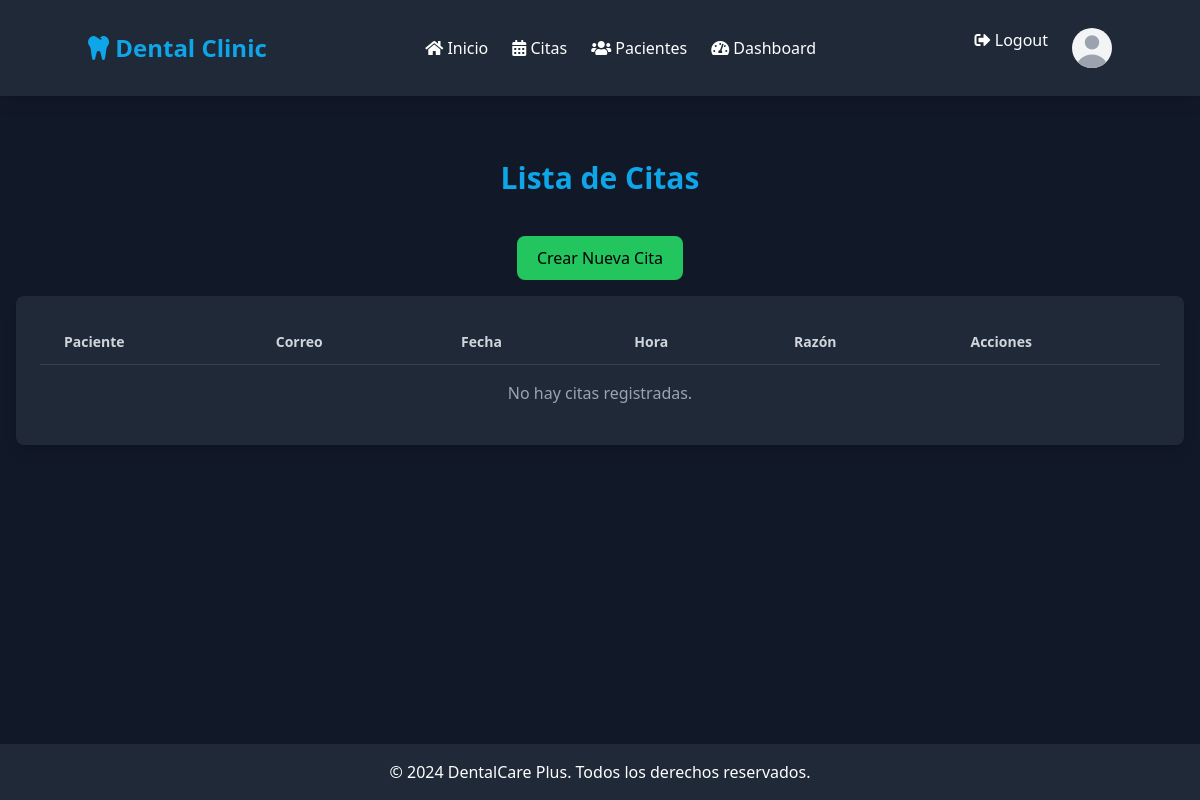
Before: /appointments/ (signed in) with the older database file.
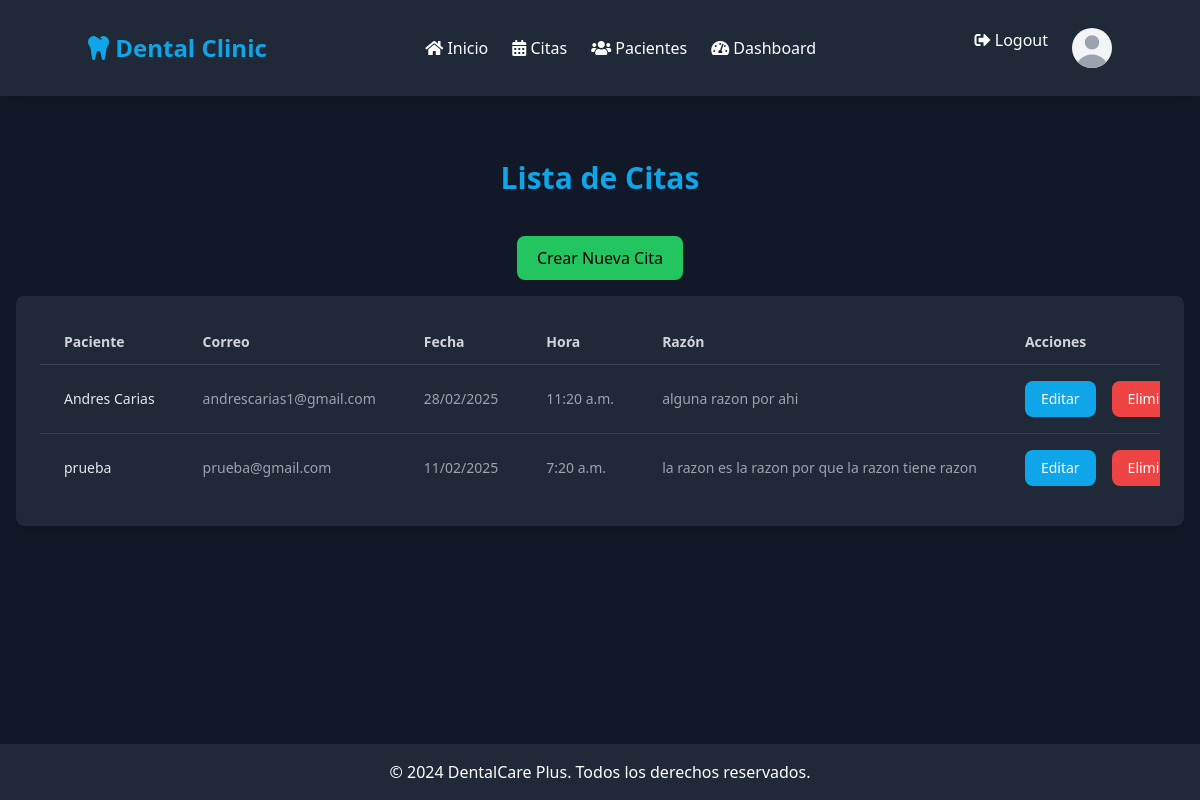
After: the same page with the newer database file.
### appointments/models.py (models this page shows, shortened)
class Appointment(models.Model):
    patient = models.ForeignKey(Patient, related_name='appointments', on_delete=models.CASCADE)
    appointment_date = models.DateTimeField()
    time = models.TimeField()
    reason = models.TextField()
    dentist = models.ForeignKey(User, on_delete=models.CASCADE, default=1)
    email = models.EmailField(default='', verbose_name="Correo Electrónico", null=True, blank=True)

class Patient(models.Model):
    name = models.CharField(max_length=100, verbose_name="Nombre Del Paciente")
    age = models.IntegerField(default=0, verbose_name="Edad", null=True, blank=True)
    email = models.EmailField(verbose_name="Correo Electrónico", null=True, blank=True)
    birth_date = models.DateField(verbose_name="Fecha De Nacimiento", null=True, blank=True)
    num_Expidiente = models.CharField(max_length=50, verbose_name="Número De Expediente", null=True, blank=True)
    identity_number = models.CharField(max_length=50, verbose_name="Número De Identidad", null=True, blank=True)
    gender = models.CharField(max_length=1, choices=[('F', 'Femenino'), ('M', 'Masculino')], verbose_name="Género", null=True, blank=True)
    phone = models.CharField(max_length=15, verbose_name="Teléfono", null=True, blank=True)
    next_appointment = models.DateTimeField(null=True, blank=True, verbose_name="Próxima Cita")
    dentist = models.ForeignKey(User, on_delete=models.CASCADE, verbose_name="Dentista")
    origin = models.CharField(max_length=100, verbose_name="Lugar De Procedencia", null=True, blank=True)
    neighborhood = models.CharField(max_length=100, verbose_name="Barrio / Colonia / Residencial", null=True, blank=True)
    responsible_name = models.CharField(max_length=100, verbose_name="Nombre Del Responsable", null=True, blank=True)
    relationship = models.CharField(max_length=50, verbose_name="Relación / Parentesco", null=True, blank=True)
    responsible_phone = models.CharField(max_length=15, verbose_name="Teléfono Del Responsable", null=True, blank=True)
    hospitalized_last_2_years = models.CharField(max_length=3, choices=[('yes', 'Sí'), ('no', 'No')], default='no', verbose_name="¿Ha sido hospitalizado en los últimos dos años?", null=True, blank=True)
    hospitalization_reason = models.CharField(max_length=200, blank=True, null=True, default='', verbose_name="¿Por qué?")
    under_medical_treatment = models.CharField(max_length=3, choices=[('yes', 'Sí'), ('no', 'No')], default='no', verbose_name="¿Está bajo tratamiento médico por enfermedad?", null=True, blank=True)
    medical_condition = models.CharField(max_length=200, blank=True, null=True, default='', verbose_name="¿Sí, qué enfermedad?")
    allergic_to_substances = models.CharField(max_length=3, choices=[('yes', 'Sí'), ('no', 'No')], default='no', verbose_name="¿Es alérgico a alguna sustancia, alimento o droga?", null=True, blank=True)
    allergies_detail = models.CharField(max_length=200, blank=True, null=True, default='', verbose_name="¿A qué?")
    regular_medications = models.CharField(max_length=200, blank=True, null=True, default='', verbose_name="¿Qué medicamentos consume habitualmente?")
    smokes = models.CharField(max_length=3, choices=[('yes', 'Sí'), ('no', 'No')], default='no', verbose_name="¿Fuma?", null=True, blank=True)
    cigarettes_per_day = models.IntegerField(blank=True, null=True, default=0, verbose_name="¿Cuántos al día?")
    drinks_alcohol = models.CharField(max_length=3, choices=[('yes', 'Sí'), ('no', 'No')], default='no', verbose_name="¿Toma alcohol?", null=True, blank=True)
    alcohol_amount = models.CharField(max_length=100, blank=True, null=True, default='', verbose_name="¿Cuánto?")
    is_pregnant = models.CharField(max_length=3, choices=[('yes', 'Sí'), ('no', 'No')], default='no', verbose_name="¿Está embarazada?", null=True, blank=True)
    pregnancy_months = models.IntegerField(blank=True, null=True, default=0, verbose_name="¿Cuántos meses?")
    CONDITIONS_CHOICES = [
        ('cardiac_problems', 'Problemas Cardiacos'),
        ('high_blood_pressure', 'Presión Sanguínea Alta'),
        ('low_blood_pressure', 'Presión Sanguínea Baja'),
        ('venereal_diseases', 'Enfermedades Venéreas'),
        ('hepatitis', 'Hepatitis'),
        ('stomach_ulcers', 'Úlceras Estomacales'),
        ('headaches', 'Dolor De Cabeza'),
        ('aids', 'Sida'),
        ('epilepsy', 'Epilepsia'),
        ('arthritis', 'Artritis'),
        ('diabetes', 'Diabetes'),
        ('nervous_issues', 'Alteraciones nerviosas'),
        ('sinusitis', 'Sinusitis'),
        ('other', 'Otras')
    ]
    ToothCondition =[
         ('S', 'S'),# ('S', 'Sano (S)'),
        ('A', 'A'), #('A', 'Amalgama (A)'),
        ('R', 'R'),#('R', 'Resina (R)'),
        ('C', 'C'),#('C', 'Caries (C)'),
        ('-', '-'),#('-', 'Ausente (-)'),
        ('X', 'X'),# ('X', 'Perdido (X)'),
        ('EI', 'EI'), #('EI', 'Extracción Indicada (EI)'),
        ('P', 'P'), #('P', 'Periodontopatias (P)'),
        ('E', 'E'), #('E', 'Endodoncia (E)'),
        ('PR', 'PR'), #('PR', 'Prótesis Removible (PR)'),
        ('I', 'I'), #('I', 'Incrustación (I)'),
        ('FR', 'FR'), #('FR', 'Fractura Dentaria (FR)'),
        ('S', 'S'), #('S', 'Sellantes (S)'),
        ('PP', 'PP'), #('PP', 'Pulpotomía (PP)'),
        ('PC', 'PC'), #('PC', 'Pulpectomia (PC)'),
    ]
    CONDITIONS_TYPE_CHOICES = [
        ('generalized', 'Generalizada'),
        ('localized', 'Localizada')
    ]
    conditions = MultiSelectField(choices=CONDITIONS_CHOICES, default='', verbose_name="Afecciones", null=True, blank=True)
    observations = models.TextField(blank=True, null=True, default='', verbose_name="Observaciones")
    attach_medical_report = models.CharField(max_length=3, choices=[('yes', 'Sí'), ('no', 'No')], default='no', verbose_name="Adjunta el informe médico", null=True, blank=True)
    difficulty_speaking = models.CharField(max_length=3, choices=[('yes', 'Sí'), ('no', 'No')], default='no', verbose_name="¿Tiene dificultad para hablar?", null=True, blank=True)
    difficulty_chewing = models.CharField(max_length=3, choices=[('yes', 'Sí'), ('no', 'No')], default='no', verbose_name="¿Para masticar?", null=True, blank=True)
    difficulty_opening_mouth = models.CharField(max_length=3, choices=[('yes', 'Sí'), ('no', 'No')], default='no', verbose_name="¿Para abrir la boca?", null=True, blank=True)
    difficulty_swallowing = models.CharField(max_length=3, choices=[('yes', 'Sí'), ('no', 'No')], default='no', verbose_name="¿Para tragar los alimentos?", null=True, blank=True)
    bleeding_gums = models.CharField(max_length=3, choices=[('yes', 'Sí'), ('no', 'No')], default='no', verbose_name="¿Le sangran las encías?", null=True, blank=True)
    tooth_mobility = models.CharField(max_length=3, choices=[('yes', 'Sí'), ('no', 'No')], default='no', verbose_name="¿Tiene movilidad en algún diente?", null=True, blank=True)
    pus_in_mouth = models.CharField(max_length=3, choices=[('yes', 'Sí'), ('no', 'No')], default='no', verbose_name="¿Le sale pus de algún lugar de la boca?", null=True, blank=True)
    pus_location = models.CharField(max_length=200, blank=True, null=True, default='', verbose_name="¿Dónde?")
    brushing_frequency = models.IntegerField(default=0, verbose_name="¿Cuántas veces al día se cepilla los dientes?", null=True, blank=True)
    oral_hygiene_status = models.CharField(max_length=10, choices=[('good', 'Buena'), ('regular', 'Regular'), ('poor', 'Mala')], default='good', verbose_name="¿Estado de la higiene bucal?", null=True, blank=True)
    tongue_condition = models.CharField(max_length=10, choices=[('abnormal', 'Anormal'), ('normal', 'Normal')], default='normal', verbose_name="Lengua", null=True, blank=True)
    lips_condition = models.CharField(max_length=10, choices=[('abnormal', 'Anormal'), ('normal', 'Normal')], default='normal', verbose_name="Labios", null=True, blank=True)
    cheeks_condition = models.CharField(max_length=10, choices=[('abnormal', 'Anormal'), ('normal', 'Normal')], default='normal', verbose_name="Carillos", null=True, blank=True)
    floor_of_mouth_condition = models.CharField(max_length=10, choices=[('abnormal', 'Anormal'), ('normal', 'Normal')], default='normal', verbose_name="Piso de la boca", null=True, blank=True)
    gingival_tissue_condition = models.CharField(max_length=10, choices=[('abnormal', 'Anormal'), ('normal', 'Normal')], default='normal', verbose_name="Tejido gingival – periodontal", null=True, blank=True)
    number_of_teeth = models.IntegerField(default=0, verbose_name="Cantidad de dientes presentes", null=True, blank=True)
    tartar_presence = models.CharField(max_length=3, choices=[('yes', 'Sí'), ('no', 'No')], default='no', verbose_name="Presencia de sarro", null=True, blank=True)
    periodontal_disease = models.CharField(max_length=3, choices=[('yes', 'Sí'), ('no', 'No')], default='no', verbose_name="Enfermedad periodontal", null=True, blank=True)
    periodontal_disease_location = models.CharField(max_length=200, blank=True, null=True, default='', verbose_name="¿Dónde? (si es localizada)")
    conditions_type = models.CharField(max_length=20, choices=CONDITIONS_TYPE_CHOICES, default='generalized', verbose_name="Tipo de afección", null=True, blank=True)
    tooth_1 = models.CharField(max_length=2, choices=ToothCondition, blank=True, null=True, verbose_name="Diente 1")
    tooth_2 = models.CharField(max_length=2, choices=ToothCondition, blank=True, null=True, verbose_name="Diente 2")
    tooth_3 = models.CharField(max_length=2, choices=ToothCondition, blank=True, null=True, verbose_name="Diente 3")
    tooth_4 = models.CharField(max_length=2, choices=ToothCondition, blank=True, null=True, verbose_name="Diente 4")
    tooth_5 = models.CharField(max_length=2, choices=ToothCondition, blank=True, null=True, verbose_name="Diente 5")
    tooth_6 = models.CharField(max_length=2, choices=ToothCondition, blank=True, null=True, verbose_name="Diente 6")
    tooth_7 = models.CharField(max_length=2, choices=ToothCondition, blank=True, null=True, verbose_name="Diente 7")
    tooth_8 = models.CharField(max_length=2, choices=ToothCondition, blank=True, null=True, verbose_name="Diente 8")
    tooth_9 = models.CharField(max_length=2, choices=ToothCondition, blank=True, null=True, verbose_name="Diente 9")
    tooth_10 = models.CharField(max_length=2, choices=ToothCondition, blank=True, null=True, verbose_name="Diente 10")
    tooth_11 = models.CharField(max_length=2, choices=ToothCondition, blank=True, null=True, verbose_name="Diente 11")
    tooth_12 = models.CharField(max_length=2, choices=ToothCondition, blank=True, null=True, verbose_name="Diente 12")
    tooth_13 = models.CharField(max_length=2, choices=ToothCondition, blank=True, null=True, verbose_name="Diente 13")
    tooth_14 = models.CharField(max_length=2, choices=ToothCondition, blank=True, null=True, verbose_name="Diente 14")
    tooth_15 = models.CharField(max_length=2, choices=ToothCondition, blank=True, null=True, verbose_name="Diente 15")
    tooth_16 = models.CharField(max_length=2, choices=ToothCondition, blank=True, null=True, verbose_name="Diente 16")
    tooth_17 = models.CharField(max_length=2, choices=ToothCondition, blank=True, null=True, verbose_name="Diente 17")
    tooth_18 = models.CharField(max_length=2, choices=ToothCondition, blank=True, null=True, verbose_name="Diente 18")
    tooth_19 = models.CharField(max_length=2, choices=ToothCondition, blank=True, null=True, verbose_name="Diente 19")
    tooth_20 = models.CharField(max_length=2, choices=ToothCondition, blank=True, null=True, verbose_name="Diente 20")
    tooth_21 = models.CharField(max_length=2, choices=ToothCondition, blank=True, null=True, verbose_name="Diente 21")
    tooth_22 = models.CharField(max_length=2, choices=ToothCondition, blank=True, null=True, verbose_name="Diente 22")
    tooth_23 = models.CharField(max_length=2, choices=ToothCondition, blank=True, null=True, verbose_name="Diente 23")
    tooth_24 = models.CharField(max_length=2, choices=ToothCondition, blank=True, null=True, verbose_name="Diente 24")
    tooth_25 = models.CharField(max_length=2, choices=ToothCondition, blank=True, null=True, verbose_name="Diente 25")
    tooth_26 = models.CharField(max_length=2, choices=ToothCondition, blank=True, null=True, verbose_name="Diente 26")
    tooth_27 = models.CharField(max_length=2, choices=ToothCondition, blank=True, null=True, verbose_name="Diente 27")
    tooth_28 = models.CharField(max_length=2, choices=ToothCondition, blank=True, null=True, verbose_name="Diente 28")
    tooth_29 = models.CharField(max_length=2, choices=ToothCondition, blank=True, null=True, verbose_name="Diente 29")
    tooth_30 = models.CharField(max_length=2, choices=ToothCondition, blank=True, null=True, verbose_name="Diente 30")
    tooth_31 = models.CharField(max_length=2, choices=ToothCondition, blank=True, null=True, verbose_name="Diente 31")
    tooth_32 = models.CharField(max_length=2, choices=ToothCondition, blank=True, null=True, verbose_name="Diente 32")
    diagnosis = models.TextField(default='', verbose_name="Diagnóstico", null=True, blank=True)
    treatment_plan = models.TextField(default='', verbose_name="Plan de Tratamiento", null=True, blank=True)

### appointments/views.py (the view)
# urls.py: path('appointments/', views.appointments_list, name='appointments_list'),
@login_required
def appointments_list(request):
    appointments = Appointment.objects.filter(patient__dentist=request.user)
    return render(request, 'appointments/appointments_list.html', {'appointments': appointments})

### appointments/templates/appointments/appointments_list.html (shortened to what this page needs)
{% extends 'appointments/base.html' %}
{% block content %}
<div class="container mx-auto py-8 px-4 max-w-7xl lg:py-16">
    <h1 class="text-3xl font-bold text-dental-blue mb-10 mt-8 text-center">Lista de Citas</h1>
    <div class="flex justify-center mb-4">
        <a href="{% url 'appointment_create' %}" class="bg-dental-green text-black px-5 py-2.5 rounded-lg focus:ring-4 focus:ring-primary-200 dark:focus:ring-primary-900 hover:bg-dental-green/80 transition-colors">
            Crear Nueva Cita
        </a>
    </div>
    <div class="bg-gray-800 p-6 rounded-lg shadow-lg">
        <div class="overflow-x-auto">
            <table class="min-w-full divide-y divide-gray-700">
                <thead>
                    <tr>
                        <th class="px-6 py-3 text-left text-sm font-semibold text-gray-300">Paciente</th>
                        <th class="px-6 py-3 text-left text-sm font-semibold text-gray-300">Correo</th>
                        <th class="px-6 py-3 text-left text-sm font-semibold text-gray-300">Fecha</th>
                        <th class="px-6 py-3 text-left text-sm font-semibold text-gray-300">Hora</th>
                        <th class="px-6 py-3 text-left text-sm font-semibold text-gray-300">Razón</th>
                        <th class="px-6 py-3 text-left text-sm font-semibold text-gray-300">Acciones</th>
                    </tr>
                </thead>
                <tbody class="divide-y divide-gray-700">
                    {% for appointment in appointments %}
                    <tr class="hover:bg-gray-700 transition-colors">
                        <td class="px-6 py-4 whitespace-nowrap text-sm font-medium text-gray-200">{{ appointment.patient.name }}</td>
                        <td class="px-6 py-4 whitespace-nowrap text-sm text-gray-400">{{ appointment.patient.email }}</td>
                        <td class="px-6 py-4 whitespace-nowrap text-sm text-gray-400">{{ appointment.appointment_date|date:"d/m/Y" }}</td>
                        <td class="px-6 py-4 whitespace-nowrap text-sm text-gray-400">{{ appointment.time }}</td>
                        <td class="px-6 py-4 whitespace-nowrap text-sm text-gray-400">{{ appointment.reason }}</td>
                        <td class="px-6 py-4 whitespace-nowrap text-sm font-medium flex space-x-4">
                            <a href="{% url 'appointment_edit' appointment.pk %}" class="bg-dental-blue text-white px-4 py-2 rounded-lg hover:bg-dental-blue/80 transition-colors">Editar</a>
                            <a href="{% url 'appointment_delete' appointment.pk %}" class="bg-red-500 text-white px-4 py-2 rounded-lg hover:bg-red-400 transition-colors">Eliminar</a>
                        </td>
                    </tr>
                    {% empty %}
                    <tr>
                        <td colspan="6" class="px-6 py-4 text-center text-gray-400">No hay citas registradas.</td>
                    </tr>
                    {% endfor %}
                </tbody>
            </table>
        </div>
    </div>
</div>
{% endblock %}

Changed rows visible on the page:
added Appointment: patient.name "Andres Carias", patient.email "andrescarias1@gmail.com", appointment_date "28/02/2025", time "11:20 a.m.", reason "alguna razon por ahi"
added Appointment: patient.name "prueba", patient.email "prueba@gmail.com", appointment_date "11/02/2025", time "7:20 a.m.", reason "la razon es la razon por que la razon tiene razon"
Other visible differences:
text no longer shown: "No hay citas registradas."
